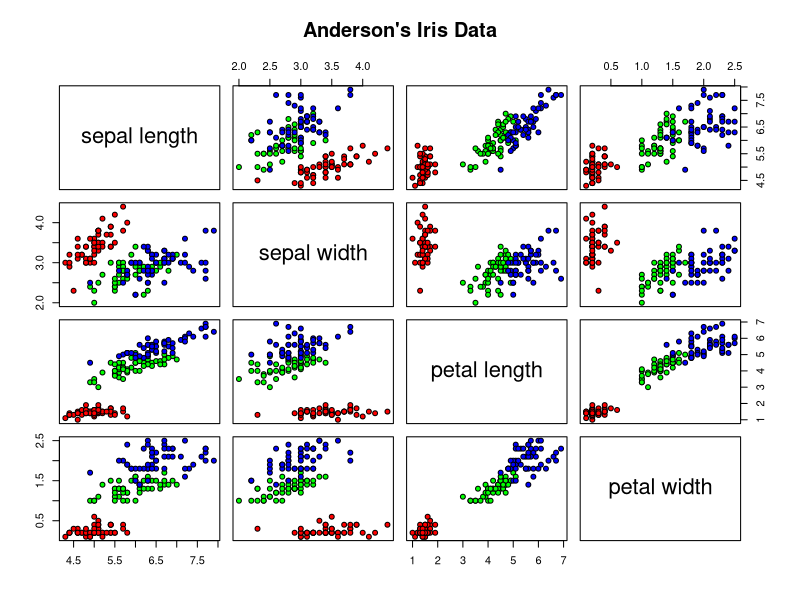

Reproduce this figure in R.
## ---- chunk 1
knitr::opts_chunk$set(echo = TRUE, 
                      comment = NA, 
                      fig.pos = 'H', 
                      fig.align = 'center')
## ---- chunk 2
pairs(dplyr::select(iris, 
                    `sepal length` = Sepal.Length, 
                    `sepal width` = Sepal.Width,
                    `petal length` = Petal.Length, 
                    `petal width` = Petal.Width), 
      main = 'Anderson\'s Iris Data', 
      pch = 21, 
      bg = c('red', 'green', 'blue')[unclass(iris$Species)])
## ---- chunk 3
G <- matrix(c(1, .1054, .0019, .0183, 
              .1054, 1, .0183, .0019, 
              .0019, .0183, 1, .1054, 
              .0183, .0019, .1054, 1), 
            nrow = 4, ncol = 4)
## ---- chunk 4
Delta <- 1 - G

print(Delta)

x1 <- c(0, 0)
x2 <- c(Delta[1, 2], 0)
x3 <- c(
  (Delta[1, 2]^2 + Delta[1, 3]^2 - Delta[2, 3]^2) / 2 / Delta[1, 2], 
  sqrt(
    Delta[1, 3]^2 - 
      (Delta[1, 2]^2 + 
         Delta[1, 3]^2 - 
         Delta[2, 3]^2)^2 / 
      4 / Delta[1, 2]^2
    )
)
## ---- chunk 5
dist(rbind(x1, x2, x3))
## ---- chunk 6
x4 <- 1:2
x4[1] <- (Delta[1, 4]^2 - Delta[2, 4]^2 + Delta[1, 2]^2) / 2 / Delta[1, 2]
x4[2] <- sqrt(Delta[1, 4]^2 - x4[1]^2)

# x4 has two solutions--calling the second one "x5"
x5 <- x4
x5[2] <- -x5[2]
## ---- chunk 7
dist(rbind(x1, x2, x3, x4))
dist(rbind(x1, x2, x3, x5))
## ---- chunk 8
Delta <- -log(G)

print(Delta)

x1 <- c(0, 0)
x2 <- c(Delta[1, 2], 0)
x3 <- c(
  (Delta[1, 2]^2 + Delta[1, 3]^2 - Delta[2, 3]^2) / 2 / Delta[1, 2], 
  sqrt(
    Delta[1, 3]^2 - 
      (Delta[1, 2]^2 + 
         Delta[1, 3]^2 - 
         Delta[2, 3]^2)^2 / 
      4 / Delta[1, 2]^2
    )
)
